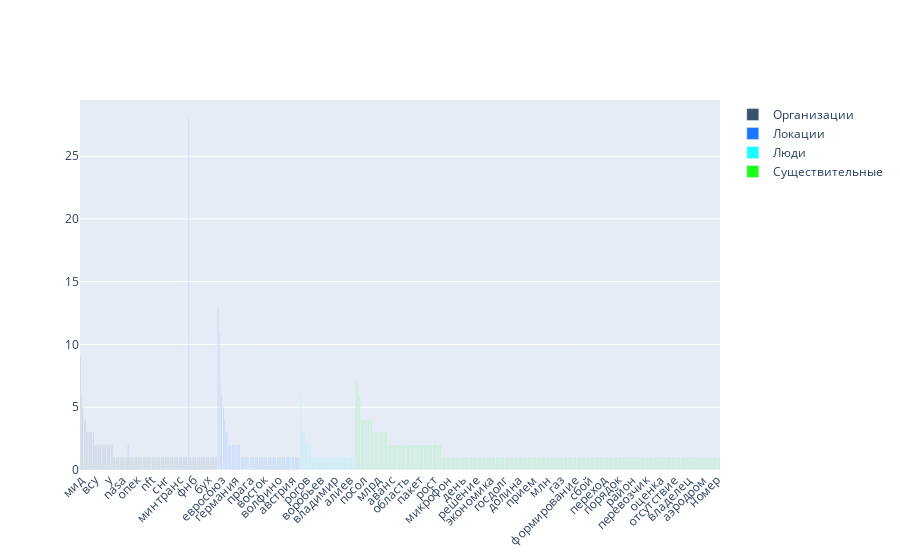

Notebook code for this chart:
### Code cell
df = df_backup.copy()

for ner_type in ['ORGs', 'PERs', 'LOCs', 'NOUs']:
    df[ner_type] = df['ners'].apply(lambda x: x[ner_type])

# lemmatize NERs
for ner_type in ['ORGs', 'PERs', 'LOCs', 'NOUs']:
    df[ner_type] = df[ner_type].apply(lambda x: [lemmatizer.lemmatize(_) for _ in x][0][0] if x else None)

ner_org_counts = df['ORGs'].explode().value_counts()
ner_loc_counts = df['LOCs'].explode().value_counts()
ner_per_counts = df['PERs'].explode().value_counts()
ner_nou_counts = df['NOUs'].explode().value_counts()



# Build plot
import plotly.express as px
import plotly.graph_objects as go

fig = go.Figure()
fig.add_trace(go.Bar(
    x=ner_org_counts.index,
    y=ner_org_counts.values,
    name='Организации',
    marker_color='rgb(55, 83, 109)'
))
fig.add_trace(go.Bar(
    x=ner_loc_counts.index,
    y=ner_loc_counts.values,
    name='Локации',
    marker_color='rgb(26, 118, 255)'
))
fig.add_trace(go.Bar(
    x=ner_per_counts.index,
    y=ner_per_counts.values,
    name='Люди',
    marker_color='rgb(26, 255, 255)'
))
fig.add_trace(go.Bar(
    x=ner_nou_counts.index,
    y=ner_nou_counts.values,
    name='Существительные',
    marker_color='rgb(26, 255, 26)'
))

# Here we modify the tickangle of the xaxis, resulting in rotated labels.
fig.update_layout(barmode='group', xaxis_tickangle=-45)
fig.show()

### Figure 1 — Plotly figure (JSON) as saved in the notebook; plotly's stock layout.template omitted (floating-point values rounded to 4 significant figures; data arrays with more than 128 entries replaced by an {"elided": "..."} marker saying what was removed)
{"data": [{"marker": {"color": "rgb(55, 83, 109)"}, "name": "Организации", "type": "bar", "x": ["мид", "госдума", "минобороны", "нато", "фнс", "bloomberg", "минфин", "яндекс", "revolut", "цб", "сбербанк", "всу", "ип", "fintech", "obi", "telegram-каналов", "фтс", "ск", "twitter", "g", "авить", "минюст", "y", "тинькофф", "запорожский", "фсб", "гд", "минстрой", "мкс", "baltic", "всемирный", "nyt", "российский", "nasa", "зампред", "nhk", "букингемский", "херсонский", "whatsapp", "минпромторг", "ер", "заэс", "экологический", "apple", "опек", "сбпэя", "мкб", "служба", "telegram", "qiwi", "linkedin", "anna", "softline", "google", "ростелеком", "nft", "лайкнуть", "формуле-1", "wildberries", "christie", "ethereum", "кс", "росбанк", "фома", "politico", "росстат", "снг", "северсталь", "сзв-тд", "минтруд", "тэс", "meta", "der", "мосгордума", "мемориал", "роструд", "starlink", "минтранс", "it-компания", "скр", "afp", "сво", "ржд", "мвд", "россия", "стд-р", "роскомнадзор", "гознак", "фнб", "сахалина-2", "тц", "оаг", "топ-10", "1", "фгуп", "бухгалтерия", "вциома", "reuters", "правозащитный", "бух", "тк", "минэкономики", "raiffeisen", "santander", "стокмана", "верховный", "альф-капитал"], "y": [9, 6, 5, 4, 4, 3, 3, 3, 3, 3, 3, 2, 2, 2, 2, 2, 2, 2, 2, 2, 2, 2, 2, 2, 2, 2, 1, 1, 1, 1, 1, 1, 1, 1, 1, 1, 1, 1, 1, 1, 1, 1, 1, 1, 1, 1, 1, 1, 1, 1, 1, 1, 1, 1, 1, 1, 1, 1, 1, 1, 1, 1, 1, 1, 1, 1, 1, 1, 1, 1, 1, 1, 1, 1, 1, 1, 1, 1, 1, 1, 1, 1, 1, 1, 1, 1, 1, 1, 1, 1, 1, 1, 1, 1, 1, 1, 1, 1, 1, 1, 1, 1, 1, 1, 1, 1, 1]}, {"marker": {"color": "rgb(26, 118, 255)"}, "name": "Локации", "type": "bar", "x": ["россия", "украина", "ес", "сша", "евросоюз", "крымский", "европа", "эстония", "белоруссия", "крым", "казахстан", "москва", "санкт-петербург", "польша", "рф", "германия", "сербия", "севастополь", "нидерланды", "херсонский", "запорожский", "нижегородский", "кремль", "суворовский", "зайцевый", "швеция", "курский", "таиланд", "прага", "подмосковье", "кндр", "флорида", "норвегия", "запорожье", "индия", "калуга", "великобритания", "пенза", "сингапур", "восток", "испания", "израиль", "калужский", "бразилия", "япония", "анкара", "анапа", "франция", "саудовский", "киев", "волфино", "индонезия", "фура", "сочи", "тайвань", "астана", "иран", "фрг", "владимирский", "белгородский", "энергодар", "австрия", "краснолиманское", "днр", "ставрополь", "республика", "латинский"], "y": [28, 13, 11, 7, 6, 5, 4, 3, 3, 2, 2, 2, 2, 2, 2, 2, 2, 2, 2, 2, 1, 1, 1, 1, 1, 1, 1, 1, 1, 1, 1, 1, 1, 1, 1, 1, 1, 1, 1, 1, 1, 1, 1, 1, 1, 1, 1, 1, 1, 1, 1, 1, 1, 1, 1, 1, 1, 1, 1, 1, 1, 1, 1, 1, 1, 1, 1]}, {"marker": {"color": "rgb(26, 255, 255)"}, "name": "Люди", "type": "bar", "x": ["путин", "маск", "зеленский", "илона", "ким", "рогов", "карл", "белоусов", "захаров", "пономарев", "токаев", "алексей", "дарья", "анна", "новак", "кадыров", "воробьев", "курский", "медведев", "володин", "небанальный", "нативка", "мишустин", "фридман", "александр", "дуров", "анни", "турчак", "владимир", "оксимирон", "собчак", "энергодар", "мордашов", "лукашенко", "чернышенко", "белозеров", "мурадов", "шойгу", "байден", "дерипаска", "алиев", "матвиенко", "сергей", "бастрыкин", "джеральд"], "y": [6, 4, 3, 3, 2, 2, 2, 2, 2, 1, 1, 1, 1, 1, 1, 1, 1, 1, 1, 1, 1, 1, 1, 1, 1, 1, 1, 1, 1, 1, 1, 1, 1, 1, 1, 1, 1, 1, 1, 1, 1, 1, 1, 1, 1]}, {"marker": {"color": "rgb(26, 255, 26)"}, "name": "Существительные", "type": "bar", "x": {"elided": "292 str values"}, "y": {"elided": "292 int values"}}], "layout": {"barmode": "group", "xaxis": {"tickangle": -45}}}
